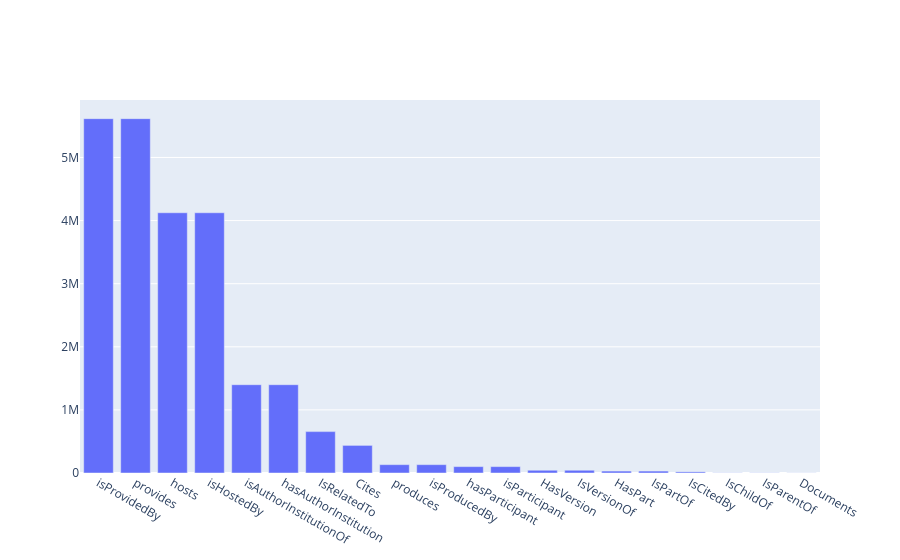

Write notebook code for a chart like this one.
### Markdown cell above
### **Task:** count and sort by relation typologies

### Code cell
result = relations.groupBy("relType.name").count().orderBy(F.desc("count")).limit(20).toPandas()
fig = go.Figure()
fig.add_bar(x=result["name"], y=result["count"])
fig.show()

### Figure 1 — Plotly figure (JSON) as saved in the notebook; plotly's stock layout.template omitted (floating-point values rounded to 4 significant figures)
{"data": [{"type": "bar", "x": ["isProvidedBy", "provides", "hosts", "isHostedBy", "isAuthorInstitutionOf", "hasAuthorInstitution", "IsRelatedTo", "Cites", "produces", "isProducedBy", "hasParticipant", "isParticipant", "HasVersion", "IsVersionOf", "HasPart", "IsPartOf", "IsCitedBy", "IsChildOf", "IsParentOf", "Documents"], "y": [5615270, 5615257, 4123895, 4123883, 1399343, 1399343, 655717, 437463, 132303, 132303, 101277, 101277, 43815, 43815, 30517, 30517, 18301, 2660, 2660, 1648]}], "layout": {}}
